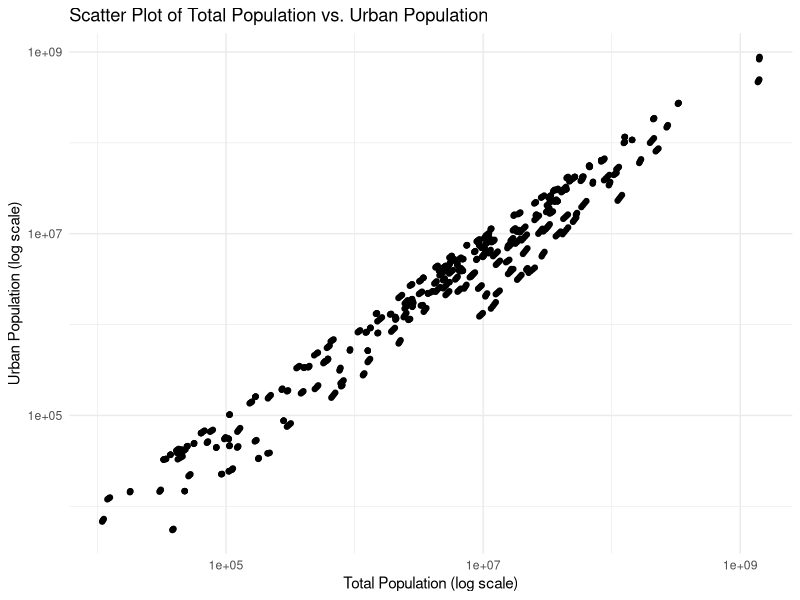

This figure's R source:
library(ggplot2)

data <- read.csv("DATA/Global Population Trends(2016-2022).csv", stringsAsFactors = FALSE)

data$Total.Population <- as.numeric(gsub(",", "", gsub("-", NA, data$Total.Population)))
data$Urban.Population <- as.numeric(gsub(",", "", gsub("-", NA, data$Urban.Population)))

ggplot(data, aes(x = Total.Population, y = Urban.Population)) +
  geom_point() +
  scale_x_log10() +  
  scale_y_log10() +  
  labs(title = "Scatter Plot of Total Population vs. Urban Population",
       x = "Total Population (log scale)",
       y = "Urban Population (log scale)") +
  theme_minimal()
